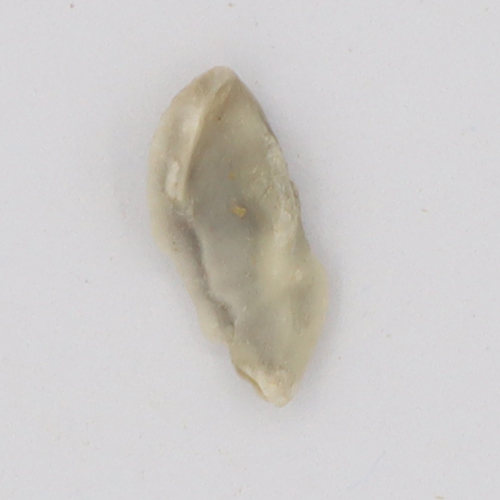
#> input picture archive/Broken/Broken_02.jpg, 500 x 500 px
$ python -i preprocessing.py   (imports and definitions only)
#> lines starting #> are read from the running program, lines starting #| are printed output that depends on the picture; after the words box and inside, x2 and y2 are one past the last pixel; in counts of white or black regions, pixels touching at a corner belong together
"""
Image Preprocessing & Feature Extraction Module
Modul untuk preprocessing gambar dan ekstraksi fitur untuk Random Forest
"""

import cv2
import numpy as np
from skimage import feature
from sklearn.preprocessing import StandardScaler
import warnings

# [1 line not run here, left out]

class ImagePreprocessor:
    """Preprocessing gambar kopi dengan fitur-fitur optimal untuk Random Forest"""

    def __init__(self, img_size=(128, 128)):
        """
        Initialize preprocessor

        Args:
            img_size: Ukuran gambar output setelah resize
        """
        self.img_size = img_size
        self.scaler = StandardScaler()

    @staticmethod
    def load_image(image_path):
        """Load gambar dari file"""
        img = cv2.imread(image_path)
        if img is None:
            raise ValueError(f"Cannot load image from {image_path}")
        return img

    def preprocess_image(self, image_data):
        """
        Preprocess gambar:
        1. Load atau convert dari numpy array
        2. Convert ke RGB jika diperlukan
        3. Resize ke ukuran standar
        4. Convert ke Grayscale
        5. Normalisasi

        Args:
            image_data: Path atau numpy array

        Returns:
            Preprocessed grayscale image
        """
        # Load gambar
        if isinstance(image_data, str):
            img = self.load_image(image_data)
        else:
            img = image_data.copy()

        # Convert BGR to RGB jika dari OpenCV
        if len(img.shape) == 3 and img.shape[2] == 3:
            img = cv2.cvtColor(img, cv2.COLOR_BGR2RGB)

        # Resize ke ukuran standar
        img = cv2.resize(img, self.img_size, interpolation=cv2.INTER_LINEAR)

        # Convert ke grayscale
        if len(img.shape) == 3:
            gray = cv2.cvtColor(img, cv2.COLOR_RGB2GRAY)
        else:
            gray = img

        # Normalisasi (0-1)
        gray = gray.astype(np.float32) / 255.0

        # Histogram equalization untuk meningkatkan contrast
        gray_uint8 = (gray * 255).astype(np.uint8)
        gray_equalized = cv2.equalizeHist(gray_uint8)
        gray = gray_equalized.astype(np.float32) / 255.0

        return gray

    def extract_hog_features(self, gray_image):
        """
        Ekstrak HOG (Histogram of Oriented Gradients) features
        Excellent untuk mendeteksi shape dan texture
        """
        hog_features = feature.hog(
            gray_image,
            orientations=9,
            pixels_per_cell=(8, 8),
            cells_per_block=(2, 2),
            block_norm='L2-Hys',
            visualize=False
        )
        return hog_features

    def extract_texture_features(self, gray_image):
        """
        Ekstrak texture features:
        - Contrast
        - Dissimilarity
        - Homogeneity
        - Energy
        """
        # Local Binary Pattern
        lbp = feature.local_binary_pattern(gray_image, 8, 1, method='uniform')
        lbp_hist, _ = np.histogram(lbp, bins=59, range=(0, 59))
        lbp_hist = lbp_hist / np.sum(lbp_hist)  # Normalize

        return lbp_hist

    def extract_color_histogram(self, gray_image):
        """
        Ekstrak color histogram features dari grayscale
        256 bins untuk intensity levels
        """
        hist, _ = np.histogram(gray_image, bins=256, range=(0, 1))
        hist = hist / np.sum(hist)  # Normalize

        # Ambil 32 bins yang di-downsample untuk mengurangi dimensionalitas
        hist_downsampled = hist[::8]  # Setiap 8 bins diambil 1

        return hist_downsampled

    def extract_edge_features(self, gray_image):
        """
        Ekstrak edge features menggunakan Canny edge detection
        """
        # Canny edge detection
        edges = cv2.Canny((gray_image * 255).astype(np.uint8), 100, 200)
        edges = edges.astype(np.float32) / 255.0

        # Hitung edge density
        edge_density = np.mean(edges)

        # Hitung edge histogram
        edge_hist, _ = np.histogram(edges, bins=32, range=(0, 1))
        edge_hist = edge_hist / np.sum(edge_hist)

        return np.concatenate([[edge_density], edge_hist])

    def extract_morphological_features(self, gray_image):
        """
        Ekstrak morphological features:
        - Area
        - Perimeter
        - Circularity
        """
        binary = ((gray_image > np.mean(gray_image)).astype(np.uint8) * 255)

        # Find contours
        contours, _ = cv2.findContours(binary, cv2.RETR_EXTERNAL, cv2.CHAIN_APPROX_SIMPLE)

        features = []
        if len(contours) > 0:
            cnt = max(contours, key=cv2.contourArea)
            area = cv2.contourArea(cnt)
            perimeter = cv2.arcLength(cnt, True)

            features.append(area / (self.img_size[0] * self.img_size[1]))  # Normalized area
            features.append(perimeter / (2 * (self.img_size[0] + self.img_size[1])))  # Normalized perimeter

            if perimeter > 0:
                circularity = 4 * np.pi * area / (perimeter ** 2)
                features.append(circularity)
            else:
                features.append(0)
        else:
            features = [0, 0, 0]

        return np.array(features)

    def extract_all_features(self, image_data):
        """
        Ekstrak semua fitur sekaligus

        Returns:
            Feature vector (1D array)
        """
        # Preprocess gambar
        gray_image = self.preprocess_image(image_data)

        # Ekstrak berbagai jenis fitur
        hog_feat = self.extract_hog_features(gray_image)
        lbp_feat = self.extract_texture_features(gray_image)
        color_feat = self.extract_color_histogram(gray_image)
        edge_feat = self.extract_edge_features(gray_image)
        morph_feat = self.extract_morphological_features(gray_image)

        # Gabungkan semua fitur
        all_features = np.concatenate([
            hog_feat,  # ~324 features
            lbp_feat,  # 59 features
            color_feat,  # 32 features
            edge_feat,  # 33 features
            morph_feat  # 3 features
        ])

        return all_features

    def normalize_features(self, features):
        """Normalize fitur menggunakan StandardScaler"""
        if features.ndim == 1:
            features = features.reshape(1, -1)

        return self.scaler.fit_transform(features)


class FeatureExtractor:
    """High-level feature extractor untuk digunakan dalam training"""

    def __init__(self, img_size=(128, 128)):
        self.preprocessor = ImagePreprocessor(img_size)

    def extract_features_from_image(self, image_path_or_array):
        """Extract features dari single image"""
        return self.preprocessor.extract_all_features(image_path_or_array)

    def extract_batch_features(self, image_list):
        """Extract features dari batch gambar"""
        features = []
        for img_path in image_list:
            try:
                feat = self.extract_features_from_image(img_path)
                features.append(feat)
            except Exception as e:
                print(f"Error processing {img_path}: {str(e)}")
                continue

        return np.array(features)


# Feature dimensionality summary:
# HOG: 324 (9 orientations * 16 cells * 2x2 blocks)
# LBP: 59 (uniform patterns)
# Color Histogram: 32 (downsampled from 256)
# Edge Features: 33 (1 density + 32 histogram bins)
# Morphological: 3 (area, perimeter, circularity)
# TOTAL: ~451 features untuk Random Forest

>>> import cv2
>>> picture = cv2.imread('../archive/Broken/Broken_02.jpg')
#> picture is the input picture: shape (500, 500, 3); mean B, G, R 201.2, 203.2, 206.1
>>> result = ImagePreprocessor().extract_all_features(picture)
#> in preprocess_image, `gray = cv2.cvtColor(img, cv2.COLOR_RGB2GRAY)`:
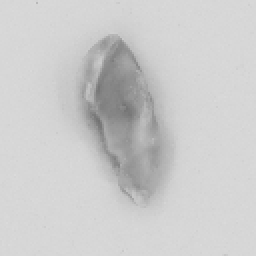
#> gray: shape (128, 128) (shown 2 times larger); min 114, max 219, mean 203.8
#> in preprocess_image, `gray_equalized = cv2.equalizeHist(gray_uint8)`:
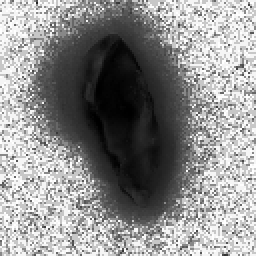
#> gray_equalized: shape (128, 128) (shown 2 times larger); min 0, max 255, mean 142.7
#> in extract_hog_features, `hog_features = feature.hog( gray_image, orientations=9, pixels_per_cel..`: hog_features = 8100 values, max 0.428 at index 2376, min 0 at index 34, mean 0.138
#> in extract_all_features, `hog_feat = self.extract_hog_features(gray_image)`: hog_feat has the same summary as hog_features in extract_hog_features
#> in extract_texture_features, `lbp = feature.local_binary_pattern(gray_image, 8, 1, method='uniform')`:
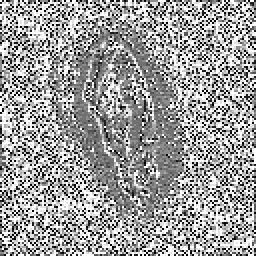
#> lbp: shape (128, 128) float64 (shown 2 times larger); min 0, max 9, mean 5.57; drawn with min black and max white
#> in extract_texture_features, `lbp_hist, _ = np.histogram(lbp, bins=59, range=(0, 59))`: lbp_hist = 59 values, max 3267 at index 9, min 0 at index 10, mean 277.7
#> in extract_texture_features, `lbp_hist = lbp_hist / np.sum(lbp_hist)`: lbp_hist = 59 values, max 0.199 at index 9, min 0 at index 10, mean 0.0169
#> in extract_all_features, `lbp_feat = self.extract_texture_features(gray_image)`: lbp_feat has the same summary as lbp_hist in extract_texture_features
#> in extract_color_histogram, `hist, _ = np.histogram(gray_image, bins=256, range=(0, 1))`: hist = 256 values, max 4038 at index 199, min 0 at index 49, mean 64
#> in extract_color_histogram, `hist = hist / np.sum(hist)`: hist = 256 values, max 0.246 at index 199, min 0 at index 49, mean 0.00391
#> in extract_color_histogram, `hist_downsampled = hist[::8]`: hist_downsampled = 32 values, max 0.135 at index 17, min 0 at index 10, mean 0.00613
#> in extract_all_features, `color_feat = self.extract_color_histogram(gray_image)`: color_feat has the same summary as hist_downsampled in extract_color_histogram
#> in extract_edge_features, `edges = cv2.Canny((gray_image * 255).astype(np.uint8), 100, 200)`:
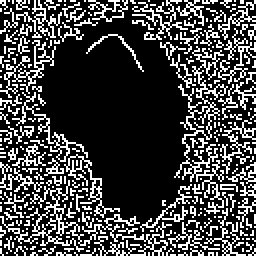
#> edges: shape (128, 128) (shown 2 times larger); 26.1% white in thin lines or dots
#> in extract_edge_features, `edges = edges.astype(np.float32) / 255.0`: edges: shape (128, 128) float32; values 0 (black) and 1 (white), 26.1% white in thin lines or dots
#> in extract_edge_features, `edge_density = np.mean(edges)`: edge_density = 0.261
#> in extract_edge_features, `edge_hist, _ = np.histogram(edges, bins=32, range=(0, 1))`: edge_hist = 32 values, max 12102 at index 0, min 0 at index 1, mean 512
#> in extract_edge_features, `edge_hist = edge_hist / np.sum(edge_hist)`: edge_hist = 32 values, max 0.739 at index 0, min 0 at index 1, mean 0.0312
#> in extract_all_features, `edge_feat = self.extract_edge_features(gray_image)`: edge_feat = 33 values, max 0.739 at index 1, min 0 at index 2, mean 0.0382
#> in extract_morphological_features, `binary = ((gray_image > np.mean(gray_image)).astype(np.uint8) * 255)`:
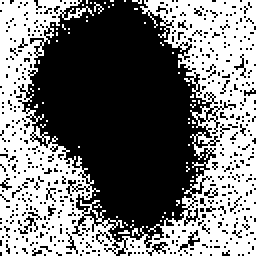
#> binary: shape (128, 128) (shown 2 times larger); 46.5% white; 68 white regions (67 under 20 px)
#> in extract_morphological_features, `contours, _ = cv2.findContours(binary, cv2.RETR_EXTERNAL, cv2.CHAIN_AP..`: contours = 67 contours, 66 with area under 20; largest, box (x1, y1, x2, y2) and area: (0, 0, 128, 128) 8368
#> in extract_morphological_features, `cnt = max(contours, key=cv2.contourArea)`: cnt = contour of 806 points, box (x1, y1, x2, y2) (0, 0, 128, 128), area 8368
#> in extract_morphological_features, `area = cv2.contourArea(cnt)`: area = 8368.5
#> in extract_morphological_features, `perimeter = cv2.arcLength(cnt, True)`: perimeter = 1514.9
#> in extract_morphological_features, `circularity = 4 * np.pi * area / (perimeter ** 2)`: circularity = 0.0458
#> in extract_all_features, `morph_feat = self.extract_morphological_features(gray_image)`: morph_feat = [0.511, 2.96, 0.0458]
#> in extract_all_features, `all_features = np.concatenate([ hog_feat,`: all_features = 8227 values, max 2.96 at index 8225, min 0 at index 34, mean 0.136
#> result has the same summary as all_features in extract_all_features

$ run again, on archive/Broken/Broken_04.jpg
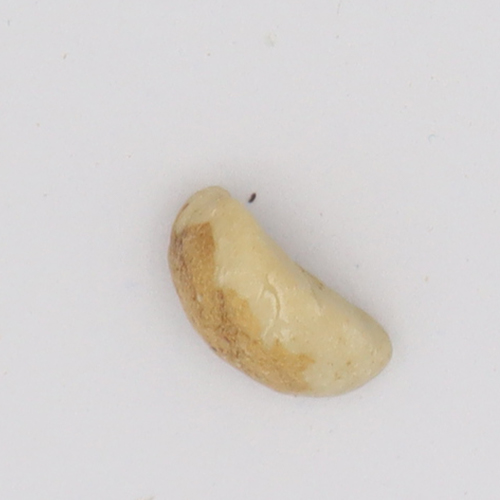
#> input picture archive/Broken/Broken_04.jpg, 500 x 500 px
#> picture is the input picture: shape (500, 500, 3); mean B, G, R 206.5, 209.9, 214.3
#> hog_features = 8100 values, max 0.377 at index 6250, min 0 at index 1, mean 0.132
#> hog_feat has the same summary as hog_features in extract_hog_features
#> in extract_texture_features, `lbp_hist, _ = np.histogram(lbp, bins=59, range=(0, 59))`: lbp_hist = 59 values, max 3907 at index 8, min 0 at index 10, mean 277.7
#> in extract_texture_features, `lbp_hist = lbp_hist / np.sum(lbp_hist)`: lbp_hist = 59 values, max 0.238 at index 8, min 0 at index 10, mean 0.0169
#> lbp_feat has the same summary as lbp_hist in extract_texture_features
#> in extract_color_histogram, `hist, _ = np.histogram(gray_image, bins=256, range=(0, 1))`: hist = 256 values, max 5179 at index 223, min 0 at index 24, mean 64
#> in extract_color_histogram, `hist = hist / np.sum(hist)`: hist = 256 values, max 0.316 at index 223, min 0 at index 24, mean 0.00391
#> hist_downsampled = 32 values, max 0.00452 at index 4, min 0 at index 3, mean 0.000496
#> color_feat has the same summary as hist_downsampled in extract_color_histogram
#> in extract_edge_features, `edges = cv2.Canny((gray_image * 255).astype(np.uint8), 100, 200)`:
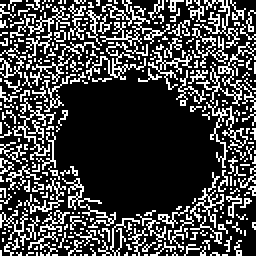
#> edges: shape (128, 128) (shown 2 times larger); 25.7% white in thin lines or dots
#> edge_density = 0.257
#> in extract_edge_features, `edge_hist, _ = np.histogram(edges, bins=32, range=(0, 1))`: edge_hist = 32 values, max 12179 at index 0, min 0 at index 1, mean 512
#> in extract_edge_features, `edge_hist = edge_hist / np.sum(edge_hist)`: edge_hist = 32 values, max 0.743 at index 0, min 0 at index 1, mean 0.0312
#> edge_feat = 33 values, max 0.743 at index 1, min 0 at index 2, mean 0.0381
#> in extract_morphological_features, `binary = ((gray_image > np.mean(gray_image)).astype(np.uint8) * 255)`:
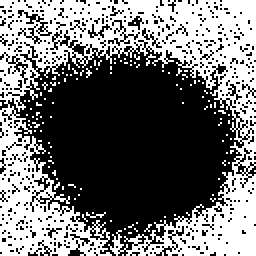
#> binary: shape (128, 128) (shown 2 times larger); 44.2% white; 121 white regions (120 under 20 px)
#> contours = 120 contours, 119 with area under 20; largest, box (x1, y1, x2, y2) and area: (0, 0, 128, 128) 7928
#> cnt = contour of 908 points, box (x1, y1, x2, y2) (0, 0, 128, 128), area 7928
#> area = 7927.5
#> perimeter = 1658.2
#> circularity = 0.0362
#> morph_feat = [0.484, 3.24, 0.0362]
#> all_features = 8227 values, max 3.24 at index 8225, min 0 at index 1, mean 0.131
#> result has the same summary as all_features in extract_all_features

$ run again, on archive/Broken/Broken_06.jpg
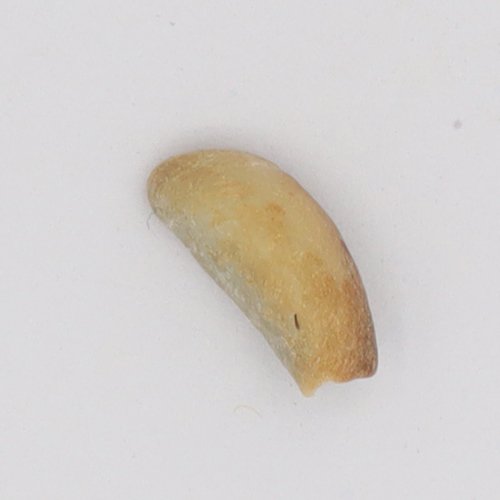
#> input picture archive/Broken/Broken_06.jpg, 500 x 500 px
#> picture is the input picture: shape (500, 500, 3); mean B, G, R 203.2, 207.3, 212.2
#> hog_features = 8100 values, max 0.34 at index 5841, min 0 at index 1, mean 0.138
#> hog_feat has the same summary as hog_features in extract_hog_features
#> in extract_texture_features, `lbp_hist, _ = np.histogram(lbp, bins=59, range=(0, 59))`: lbp_hist = 59 values, max 3631 at index 8, min 0 at index 10, mean 277.7
#> in extract_texture_features, `lbp_hist = lbp_hist / np.sum(lbp_hist)`: lbp_hist = 59 values, max 0.222 at index 8, min 0 at index 10, mean 0.0169
#> lbp_feat has the same summary as lbp_hist in extract_texture_features
#> in extract_color_histogram, `hist, _ = np.histogram(gray_image, bins=256, range=(0, 1))`: hist = 256 values, max 4313 at index 209, min 0 at index 13, mean 64
#> in extract_color_histogram, `hist = hist / np.sum(hist)`: hist = 256 values, max 0.263 at index 209, min 0 at index 13, mean 0.00391
#> hist_downsampled = 32 values, max 0.00867 at index 7, min 0 at index 2, mean 0.00098
#> color_feat has the same summary as hist_downsampled in extract_color_histogram
#> in extract_edge_features, `edges = cv2.Canny((gray_image * 255).astype(np.uint8), 100, 200)`:
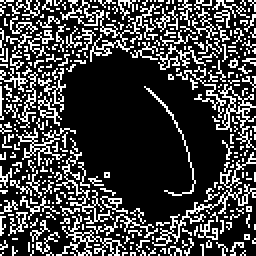
#> edges: shape (128, 128) (shown 2 times larger); 25.2% white in thin lines or dots
#> edge_density = 0.252
#> in extract_edge_features, `edge_hist, _ = np.histogram(edges, bins=32, range=(0, 1))`: edge_hist = 32 values, max 12262 at index 0, min 0 at index 1, mean 512
#> in extract_edge_features, `edge_hist = edge_hist / np.sum(edge_hist)`: edge_hist = 32 values, max 0.748 at index 0, min 0 at index 1, mean 0.0312
#> edge_feat = 33 values, max 0.748 at index 1, min 0 at index 2, mean 0.0379
#> in extract_morphological_features, `binary = ((gray_image > np.mean(gray_image)).astype(np.uint8) * 255)`:
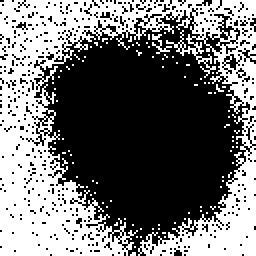
#> binary: shape (128, 128) (shown 2 times larger); 44.3% white; 96 white regions (94 under 20 px)
#> contours = 96 contours, 95 with area under 20; largest, box (x1, y1, x2, y2) and area: (0, 0, 128, 128) 7566
#> cnt = contour of 985 points, box (x1, y1, x2, y2) (0, 0, 128, 128), area 7566
#> area = 7566
#> perimeter = 1814.7
#> circularity = 0.0289
#> morph_feat = [0.462, 3.54, 0.0289]
#> all_features = 8227 values, max 3.54 at index 8225, min 0 at index 1, mean 0.136
#> result has the same summary as all_features in extract_all_features

$ run again, on archive/Broken/Broken_07.jpg
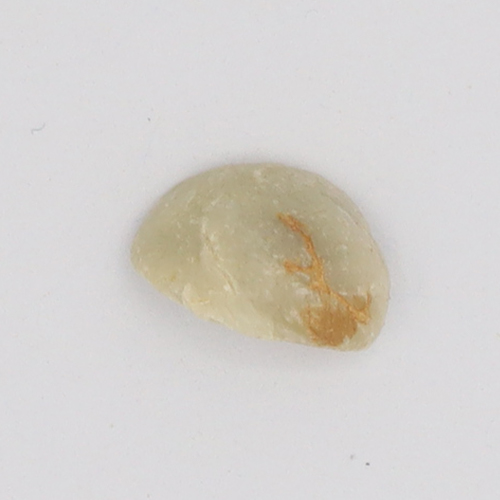
#> input picture archive/Broken/Broken_07.jpg, 500 x 500 px
#> picture is the input picture: shape (500, 500, 3); mean B, G, R 205.5, 209.1, 212.6
#> hog_features = 8100 values, max 0.352 at index 3029, min 0 at index 8, mean 0.139
#> hog_feat has the same summary as hog_features in extract_hog_features
#> in extract_texture_features, `lbp_hist, _ = np.histogram(lbp, bins=59, range=(0, 59))`: lbp_hist = 59 values, max 3646 at index 8, min 0 at index 10, mean 277.7
#> in extract_texture_features, `lbp_hist = lbp_hist / np.sum(lbp_hist)`: lbp_hist = 59 values, max 0.223 at index 8, min 0 at index 10, mean 0.0169
#> lbp_feat has the same summary as lbp_hist in extract_texture_features
#> in extract_color_histogram, `hist, _ = np.histogram(gray_image, bins=256, range=(0, 1))`: hist = 256 values, max 5058 at index 216, min 0 at index 13, mean 64
#> in extract_color_histogram, `hist = hist / np.sum(hist)`: hist = 256 values, max 0.309 at index 216, min 0 at index 13, mean 0.00391
#> hist_downsampled = 32 values, max 0.309 at index 27, min 0 at index 10, mean 0.0123
#> color_feat has the same summary as hist_downsampled in extract_color_histogram
#> in extract_edge_features, `edges = cv2.Canny((gray_image * 255).astype(np.uint8), 100, 200)`:
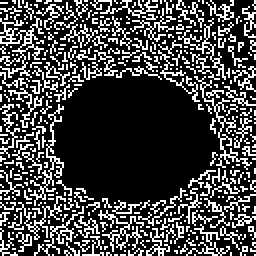
#> edges: shape (128, 128) (shown 2 times larger); 26.5% white in thin lines or dots
#> edge_density = 0.265
#> in extract_edge_features, `edge_hist, _ = np.histogram(edges, bins=32, range=(0, 1))`: edge_hist = 32 values, max 12044 at index 0, min 0 at index 1, mean 512
#> in extract_edge_features, `edge_hist = edge_hist / np.sum(edge_hist)`: edge_hist = 32 values, max 0.735 at index 0, min 0 at index 1, mean 0.0312
#> edge_feat = 33 values, max 0.735 at index 1, min 0 at index 2, mean 0.0383
#> in extract_morphological_features, `binary = ((gray_image > np.mean(gray_image)).astype(np.uint8) * 255)`:
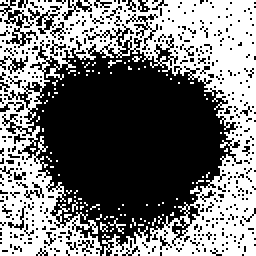
#> binary: shape (128, 128) (shown 2 times larger); 46.2% white; 91 white regions (90 under 20 px)
#> contours = 89 contours, 88 with area under 20; largest, box (x1, y1, x2, y2) and area: (0, 0, 128, 128) 8536
#> cnt = contour of 980 points, box (x1, y1, x2, y2) (0, 0, 128, 128), area 8536
#> area = 8536.5
#> perimeter = 1738.4
#> circularity = 0.0355
#> morph_feat = [0.521, 3.4, 0.0355]
#> all_features = 8227 values, max 3.4 at index 8225, min 0 at index 8, mean 0.137
#> result has the same summary as all_features in extract_all_features
